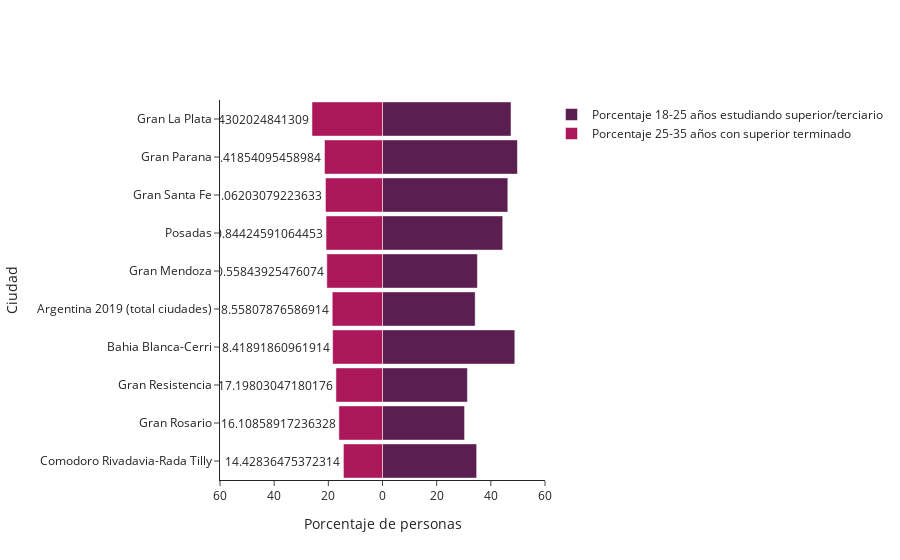

The cell this chart's notebook holds for it:
### Code cell
layout = go.Layout(yaxis=go.layout.YAxis(title='Ciudad'),
                   xaxis=go.layout.XAxis(
                       range=[-60, 60],
                       tickvals=[-60, -40, -20, 0, 20, 40, 60],
                       ticktext=[60, 40, 20, 0, 20, 40, 60],
                       title='Porcentaje de personas'),
                    barmode='overlay',
                    bargap=0.1,
                    template="simple_white"
                  )

data = [go.Bar(y=ev_edu.index,
               x=ev_edu.iloc[:,0],
               orientation='h',
               name='Porcentaje 18-25 años estudiando superior/terciario',
               hoverinfo='x',
               marker=dict(color=colors[4]),
                    hoverlabel=dict(hoverdata=)
               ),
        go.Bar(y=ev_edu.index,
               x=ev_edu['25 a 35 años de edad'],
               orientation='h',
               name='Porcentaje 25-35 años con superior terminado',
               text= ev_edu['25 a 35 años de edad'].to_numpy() * -1,
               hoverinfo='text',
               marker=dict(color=colors[8])
               )]

plotly.offline.iplot(dict(data=data, layout=layout)) #, filename='EXAMPLES/bar_pyramid'

### Figure 1 — Plotly figure (JSON) as saved in the notebook; plotly's stock layout.template omitted (floating-point values rounded to 4 significant figures)
{"data": [{"hoverinfo": "x", "marker": {"color": "#5a1e50"}, "name": "Porcentaje 18-25 años estudiando superior/terciario", "orientation": "h", "type": "bar", "x": [34.77, 30.3, 31.35, 48.85, 34.21, 35.04, 44.39, 46.28, 49.83, 47.45], "y": ["Comodoro Rivadavia-Rada Tilly", "Gran Rosario", "Gran Resistencia", "Bahia Blanca-Cerri", "Argentina 2019 (total ciudades)", "Gran Mendoza", "Posadas", "Gran Santa Fe", "Gran Parana", "Gran La Plata"]}, {"hoverinfo": "text", "marker": {"color": "#ac1759"}, "name": "Porcentaje 25-35 años con superior terminado", "orientation": "h", "text": [14.43, 16.11, 17.2, 18.42, 18.56, 20.56, 20.84, 21.06, 21.42, 26.04], "type": "bar", "x": [-14.43, -16.11, -17.2, -18.42, -18.56, -20.56, -20.84, -21.06, -21.42, -26.04], "y": ["Comodoro Rivadavia-Rada Tilly", "Gran Rosario", "Gran Resistencia", "Bahia Blanca-Cerri", "Argentina 2019 (total ciudades)", "Gran Mendoza", "Posadas", "Gran Santa Fe", "Gran Parana", "Gran La Plata"]}], "layout": {"autosize": true, "bargap": 0.1, "barmode": "overlay", "xaxis": {"range": [-60, 60], "ticktext": [60, 40, 20, 0, 20, 40, 60], "tickvals": [-60, -40, -20, 0, 20, 40, 60], "title": {"text": "Porcentaje de personas"}, "type": "linear"}, "yaxis": {"autorange": true, "range": [-0.5, 9.5], "title": {"text": "Ciudad"}, "type": "category"}}}
